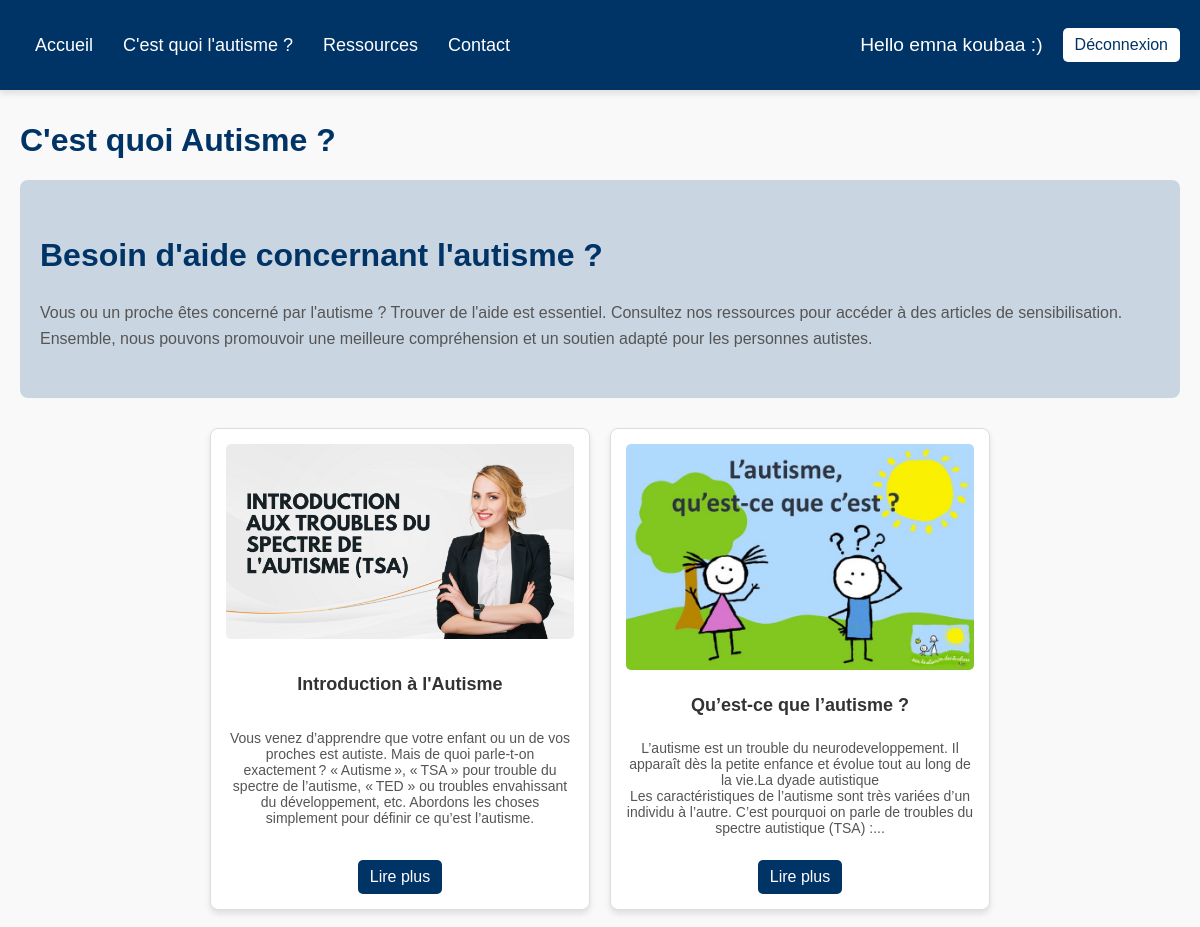
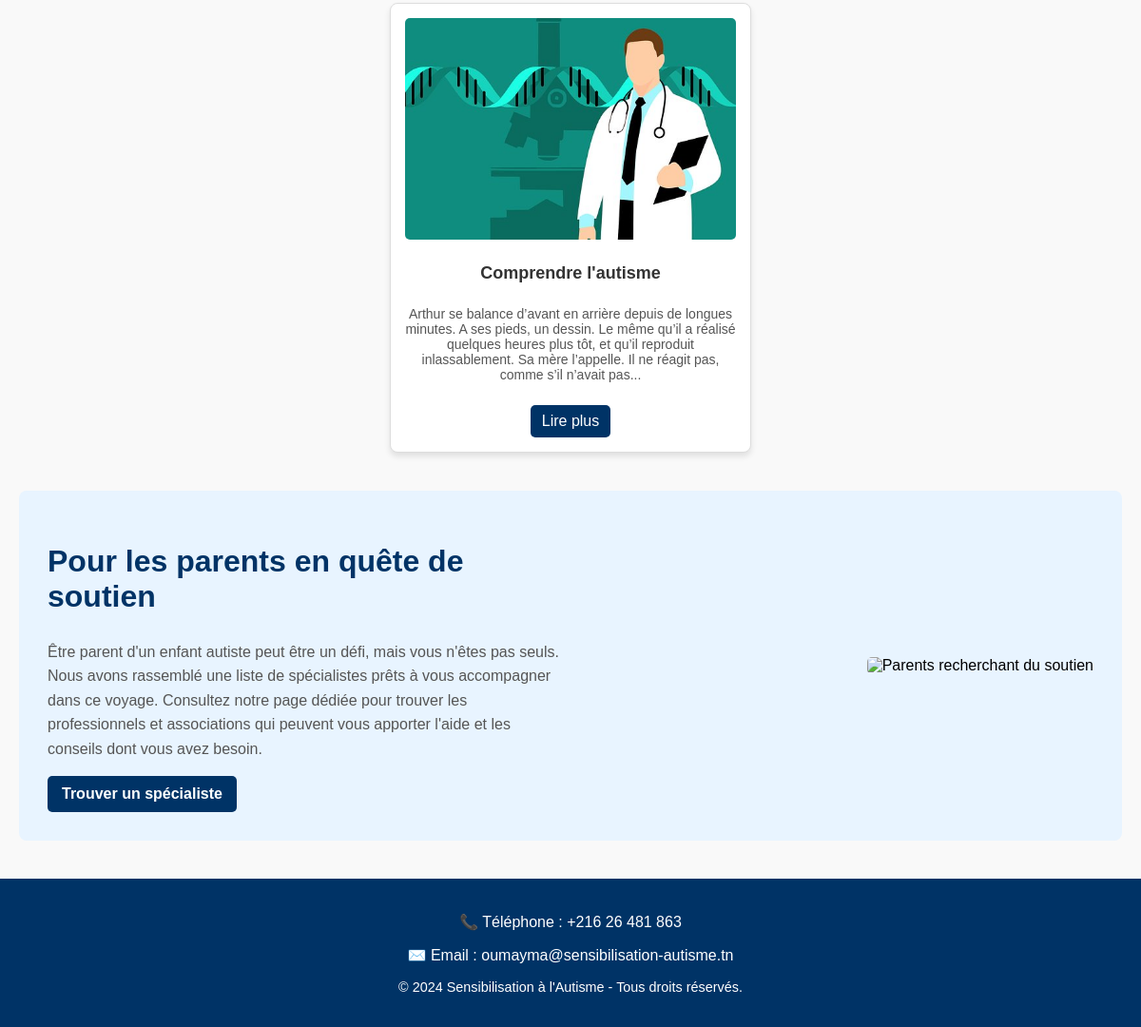
The page /sensibilisation.php (signed in) on the database its author committed (2 pictures, top to bottom).
### tables this page shows
CREATE TABLE `users` (
  `ID` int(11) NOT NULL,
  `firstName` varchar(255) NOT NULL,
  `lastName` varchar(255) NOT NULL,
  `email` varchar(255) NOT NULL,
  `password` varchar(50) NOT NULL
);

CREATE TABLE `articles_sensibilisation` (
  `ID` int(11) NOT NULL,
  `titre` varchar(255) NOT NULL,
  `contenu` text NOT NULL,
  `liens` text DEFAULT NULL,
  `image` varchar(255) NOT NULL
);

### sensibilisation.php (the view, shortened to what this page needs)
<?php
include("connect.php");
$query = "SELECT * FROM articles_sensibilisation";
$result = mysqli_query($conn, $query);
?>
<!DOCTYPE html>
<html lang="fr">
<head>
    <link rel="stylesheet" href="style.css">
</head>
<body>
<header>
        <nav>
            <ul>
                <li><a href="homepage.php">Accueil</a></li>
                <li><a href="#">C'est quoi l'autisme ?</a></li>
                <li><a href="ressources.php">Ressources</a></li>
                <li><a href="contact_spécialistes.php">Contact</a></li>
            </ul>
            <div class="user-info">
                <?php
                if (isset($_SESSION['email'])) {
                    $email = $_SESSION['email'];
                    $query = mysqli_query($conn, "SELECT firstName, lastName FROM users WHERE email='$email'");
                    if ($row = mysqli_fetch_assoc($query)) {
                        echo '<p class="welcome-message">Hello ' . htmlspecialchars($row['firstName']) . ' ' . htmlspecialchars($row['lastName']) . ' :)</p>';
                        echo '<a href="logout.php" class="logout-button">Déconnexion</a>';
                    }
                } else {
                    echo '<a href="index.php" class="login-button">Connexion</a>';
                }
                ?>
            </div>
        </nav>
    </header>
    <main>
        <h1>C'est quoi Autisme ?</h1>
        <section class="definition-section">
            <h1>Besoin d'aide concernant l'autisme ?</h1>
            <p>
                Vous ou un proche êtes concerné par l'autisme ? Trouver de l'aide est essentiel.
                Consultez nos ressources pour accéder à des articles de sensibilisation.
                Ensemble, nous pouvons promouvoir une meilleure compréhension et un soutien adapté pour les personnes autistes.
            </p>
        </section>
        <section class="articles-section">
            <?php
            if (mysqli_num_rows($result) > 0) {
                while ($article = mysqli_fetch_assoc($result)) {
                    echo '<div class="article-box">';
                    $image = !empty($article['image']) ? htmlspecialchars($article['image']) : 'images/default.jpg';
                    echo '<img src="' . $image . '" alt="' . htmlspecialchars($article['titre']) . '">';
                    echo '<h2>' . htmlspecialchars($article['titre']) . '</h2>';
                    echo '<p>' . nl2br(htmlspecialchars($article['contenu'])) . '</p>';
                    if (!empty($article['liens'])) {
                        echo '<a href="' . htmlspecialchars($article['liens']) . '" target="_blank">Lire plus</a>';
                    }
                    echo '</div>';
                }
            } else {
                echo '<p>Aucun article disponible pour le moment.</p>';
            }
            ?>
        </section>
        <section class="parents-section">
            <div class="text-content">
                <h1>Pour les parents en quête de soutien</h1>
                <p>
                    Être parent d'un enfant autiste peut être un défi, mais vous n'êtes pas seuls.
                    Nous avons rassemblé une liste de spécialistes prêts à vous accompagner dans ce voyage.
                    Consultez notre page dédiée pour trouver les professionnels et associations qui peuvent vous apporter l'aide
                    et les conseils dont vous avez besoin.
                </p>
                <a href="contact_spécialistes.php" class="specialistes-link">Trouver un spécialiste</a>
            </div>
            <div class="image-content">
                <img src="images/doctor.jpg" alt="Parents recherchant du soutien">
            </div>
        </section>
    </main>
    <footer>
        <div class="footer-content">
            <p>📞 Téléphone : +216 26 481 863</p>
            <p>✉️ Email : oumayma@sensibilisation-autisme.tn</p>
        </div>
        <div class="footer-bottom">
            <p>© 2024 Sensibilisation à l'Autisme - Tous droits réservés.</p>
        </div>
    </footer>
</body>
</html>

### style.css (style rules this page uses)
body { font-family: Arial, sans-serif; margin: 0; padding: 0; background-color: #f4f4f4; }
header { background-color: #003366; padding: 10px; }
nav { display: flex; justify-content: space-between; align-items: center; }
nav ul { list-style: none; margin: 0; padding: 0; display: flex; }
nav ul li { margin: 0 15px; }
nav ul li a { color: white; text-decoration: none; font-size: 18px; transition: color 0.3s; }
.user-info { display: flex; align-items: center; justify-content: flex-end; gap: 20px; }
.user-info .welcome-message { font-size: 1.2em; color: white; }
.logout-button { background-color: white; color: #003366; padding: 10px 15px; border: none; border-radius: 5px; font-size: 16px; text-decoration: none; transition: background-color 0.3s; }
body > *:not(.hero) { padding-left: 20px; padding-right: 20px; }
footer { background-color: #003366; color: white; padding: 20px 0; text-align: center; }
footer .footer-content { margin-bottom: 10px; }
footer .footer-bottom p { font-size: 0.9em; }

### sensibilisation.php (style rules this page uses)
body { font-family: Arial, sans-serif; margin: 0; padding: 0; background-color: #f9f9f9; }
h1 { color: #003366; font-size: 32px; text-align: left; }
main { padding: 10px 100px; }
header { background-color: #003366; padding: 15px 30px; box-shadow: 0 4px 6px rgba(0, 0, 0, 0.1); }
nav { display: flex; justify-content: space-between; align-items: center; }
.user-info { display: flex; align-items: center; justify-content: flex-end; gap: 20px; }
.user-info .welcome-message { font-size: 1.2em; color: white; }
.logout-button, .login-button { background-color:rgb(255, 255, 255); color: #003366; padding: 8px 12px; border: none; border-radius: 5px; font-size: 16px; text-decoration: none; transition: background-color 0.3s; }
.definition-section { text-align: left; background-color:rgb(201, 213, 225); padding: 30px 20px; margin-bottom: 30px; border-radius: 8px; }
.definition-section p { font-size: 16px; color: #555; margin-top: 10px; line-height: 1.6; }
.articles-section { display: flex; flex-wrap: wrap; gap: 20px; justify-content: center; margin-bottom: 40px; }
.article-box { display: flex; flex-direction: column; justify-content: space-between; background-color: white; border: 1px solid #ddd; border-radius: 8px; padding: 15px; width: 30%; box-shadow: 0 4px 6px rgba(0, 0, 0, 0.1); text-align: center; }
.article-box img { width: 100%; height: auto; border-radius: 5px; margin-bottom: 10px; }
.article-box h2 { font-size: 18px; color: #333; margin-bottom: 10px; }
.article-box p { font-size: 14px; color: #555; }
.article-box a { margin: 10px auto 0; display: inline-block; background-color: #003366; padding: 8px 12px; width: fit-content; color: white; text-decoration: none; border-radius: 5px; display: block; align-items: center; }
.parents-section { display: flex; align-items: center; justify-content: space-between; background-color: #E8F4FF; padding: 30px; border-radius: 8px; margin-bottom: 30px; }
.parents-section .text-content { flex: 1; text-align: left; padding-right: 20px; }
.parents-section .text-content p { font-size: 16px; color: #555; line-height: 1.6; margin-bottom: 15px; }
.parents-section .specialistes-link { display: inline-block; padding: 10px 15px; background-color: #003366; color: white; text-decoration: none; border-radius: 5px; font-weight: bold; }
.parents-section .image-content { flex: 1; text-align: right; }
.article-box img, .parents-section .image-content img { width: 100%; max-height: 253px; object-fit: cover; border-radius: 5px; }
footer { background-color: #003366; color: white; padding: 20px 0; text-align: center; }
footer .footer-content { margin-bottom: 10px; }
footer .footer-bottom p { font-size: 0.9em; }

### rows shown on the page
users: firstName "emna", lastName "koubaa"
articles_sensibilisation: image (picture), titre "Introduction à l'Autisme", contenu "Vous venez d’apprendre que votre enfant ou un de vos proches est autiste. Mais de quoi parle-t-on exactement ? « Autisme », « TSA » pour trouble du spectre de l’autisme, « TED » ou troubles envahissant du développement, etc. Abordons les choses simplement pour définir ce qu’est l’autisme."
articles_sensibilisation: image (picture), titre "Qu’est-ce que l’autisme ?", contenu "L’autisme est un trouble du neurodeveloppement. Il apparaît dès la petite enfance et évolue tout au long de la vie.La dyade autistique Les caractéristiques de l’autisme sont très variées d’un individu à l’autre. C’est pourquoi on parle de troubles du spectre autistique (TSA) :..."
articles_sensibilisation: image (picture), titre "Comprendre l'autisme", contenu "Arthur se balance d’avant en arrière depuis de longues minutes. A ses pieds, un dessin. Le même qu’il a réalisé quelques heures plus tôt, et qu’il reproduit inlassablement. Sa mère l’appelle. Il ne réagit pas, comme s’il n’avait pas..."
